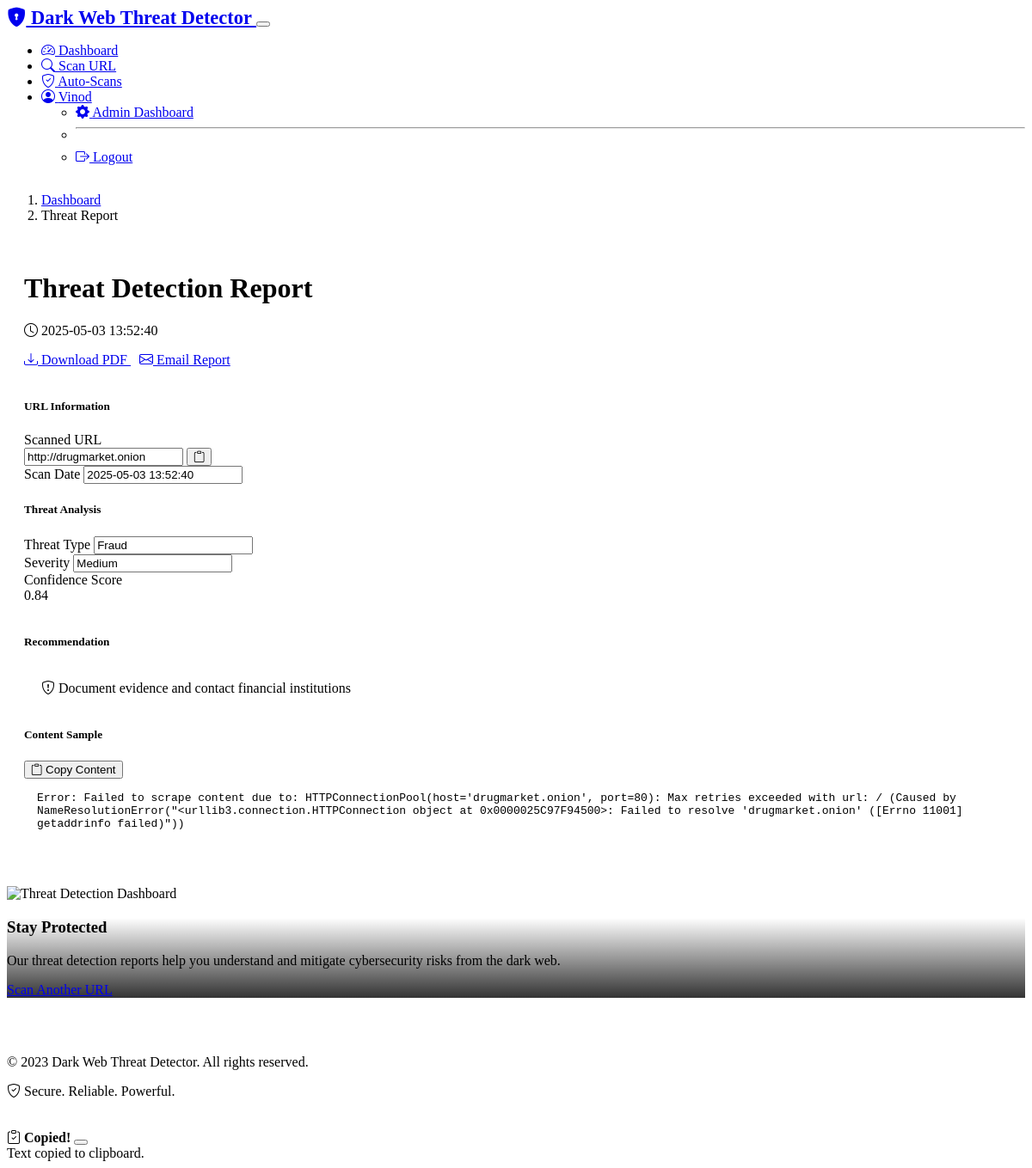
Page /report/1 (signed in) on the committed database.
### models.py (models this page shows, shortened)
class User(UserMixin, db.Model):
    id = db.Column(db.Integer, primary_key=True)
    username = db.Column(db.String(64), unique=True, nullable=False)
    email = db.Column(db.String(120), unique=True, nullable=False)
    password_hash = db.Column(db.String(256), nullable=False)
    created_at = db.Column(db.DateTime, default=datetime.utcnow)
    scans = db.relationship('Scan', backref='user', lazy=True)
    auto_scan_urls = db.relationship('AutoScanURL', backref='user', lazy=True)

class Scan(db.Model):
    id = db.Column(db.Integer, primary_key=True)
    url = db.Column(db.String(512), nullable=False)
    content = db.Column(db.Text)
    threat_type = db.Column(db.String(64))
    severity = db.Column(db.String(32))
    confidence_score = db.Column(db.Float)
    recommendation = db.Column(db.Text)
    description = db.Column(db.Text)
    ioc = db.Column(db.String(255))  # Indicator of Compromise (e.g., IP, domain, file hash)
    source = db.Column(db.String(128))  # Source of threat information
    created_at = db.Column(db.DateTime, default=datetime.utcnow)
    user_id = db.Column(db.Integer, db.ForeignKey('user.id'), nullable=False)
    auto_scan_url_id = db.Column(db.Integer, db.ForeignKey('auto_scan_url.id'), nullable=True)

### routes.py (the view)
@app.route('/report/<int:scan_id>')
@login_required
def report(scan_id):
    scan = Scan.query.get_or_404(scan_id)
    if scan.user_id != current_user.id:
        flash('Access denied. You do not have permission to view this report.', 'danger')
        return redirect(url_for('dashboard'))
    return render_template('report.html', title='Threat Report', scan=scan)

### models.py (called while the page is built)
@login_manager.user_loader
def load_user(user_id):
    return User.query.get(int(user_id))

### templates/report.html (shortened to what this page needs)
{% extends "base.html" %}
{% block content %}
<div class="row mb-4">
    <div class="col-12">
        <nav aria-label="breadcrumb">
            <ol class="breadcrumb">
                <li class="breadcrumb-item"><a href="{{ url_for('dashboard') }}">Dashboard</a></li>
                <li class="breadcrumb-item active" aria-current="page">Threat Report</li>
            </ol>
        </nav>
    </div>
</div>
<div class="report-container">
    <div class="report-header">
        <div class="row align-items-center">
            <div class="col-md-8">
                <h1 class="display-6 mb-2">Threat Detection Report</h1>
                <p class="text-muted mb-0">
                    <i class="bi bi-clock me-1"></i> {{ scan.created_at.strftime('%Y-%m-%d %H:%M:%S') }}
                </p>
            </div>
            <div class="col-md-4 text-md-end">
                <div class="btn-group" role="group">
                    <a href="{{ url_for('download_report', scan_id=scan.id) }}" class="btn btn-outline-primary action-button">
                        <i class="bi bi-download me-2"></i> Download PDF
                    </a>
                    <a href="{{ url_for('email_report', scan_id=scan.id) }}" class="btn btn-outline-info action-button" id="email-report-btn">
                        <i class="bi bi-envelope me-2"></i> Email Report
                    </a>
                </div>
            </div>
        </div>
    </div>
    <div class="row mb-4">
        <div class="col-md-6">
            <div class="card bg-dark h-100">
                <div class="card-header">
                    <h5 class="mb-0">URL Information</h5>
                </div>
                <div class="card-body">
                    <div class="mb-3">
                        <label class="form-label text-muted">Scanned URL</label>
                        <div class="input-group">
                            <input type="text" class="form-control" value="{{ scan.url }}" readonly>
                            <button class="btn btn-outline-secondary" type="button" onclick="copyToClipboard('{{ scan.url }}')">
                                <i class="bi bi-clipboard"></i>
                            </button>
                        </div>
                    </div>
                    <div class="mb-3">
                        <label class="form-label text-muted">Scan Date</label>
                        <input type="text" class="form-control" value="{{ scan.created_at.strftime('%Y-%m-%d %H:%M:%S') }}" readonly>
                    </div>
                </div>
            </div>
        </div>
        <div class="col-md-6">
            <div class="card bg-dark h-100">
                <div class="card-header">
                    <h5 class="mb-0">Threat Analysis</h5>
                </div>
                <div class="card-body">
                    <div class="row">
                        <div class="col-md-6 mb-3">
                            <label class="form-label text-muted">Threat Type</label>
                            <input type="text" class="form-control fw-bold" value="{{ scan.threat_type }}" readonly>
                        </div>
                        <div class="col-md-6 mb-3">
                            <label class="form-label text-muted">Severity</label>
                            <input type="text" class="form-control fw-bold {% if scan.severity == 'High' %}text-danger{% elif scan.severity == 'Medium' %}text-warning{% else %}text-info{% endif %}"
                                   value="{{ scan.severity }}" readonly>
                        </div>
                    </div>
                    <div class="mb-3">
                        <label class="form-label text-muted">Confidence Score</label>
                        <div class="d-flex align-items-center">
                            <span class="me-2 fw-bold">{{ "%.2f"|format(scan.confidence_score) }}</span>
                            <div class="confidence-meter flex-grow-1">
                                <div class="confidence-fill" data-score="{{ scan.confidence_score }}"></div>
                            </div>
                        </div>
                    </div>
                </div>
            </div>
        </div>
    </div>
    <div class="row mb-4">
        <div class="col-12">
            <div class="card bg-dark">
                <div class="card-header">
                    <h5 class="mb-0">Recommendation</h5>
                </div>
                <div class="card-body">
                    <div class="alert {% if scan.severity == 'High' %}alert-danger{% elif scan.severity == 'Medium' %}alert-warning{% else %}alert-info{% endif %}">
                        <i class="bi bi-shield-exclamation me-2"></i>
                        {{ scan.recommendation }}
                    </div>
                </div>
            </div>
        </div>
    </div>
    <div class="row">
        <div class="col-12">
            <div class="card bg-dark">
                <div class="card-header d-flex justify-content-between align-items-center">
                    <h5 class="mb-0">Content Sample</h5>
                    <button class="btn btn-sm btn-outline-secondary" onclick="copyToClipboard('{{ scan.content }}')">
                        <i class="bi bi-clipboard me-1"></i> Copy Content
                    </button>
                </div>
                <div class="card-body">
                    <div class="report-content">
                        {{ scan.content }}
                    </div>
                </div>
            </div>
        </div>
    </div>
</div>
<div class="row mt-5">
    <div class="col-12">
        <div class="card bg-dark border-0 rounded-3 overflow-hidden">
            <img src="https://images.unsplash.com/photo-1524114051012-0a2aa8dae4e1" class="card-img" alt="Threat Detection Dashboard">
            <div class="card-img-overlay d-flex flex-column justify-content-end" style="background: linear-gradient(to top, rgba(0,0,0,0.8), transparent);">
                <h3 class="card-title">Stay Protected</h3>
                <p class="card-text">Our threat detection reports help you understand and mitigate cybersecurity risks from the dark web.</p>
                <a href="{{ url_for('scan') }}" class="btn btn-primary">Scan Another URL</a>
            </div>
        </div>
    </div>
</div>
{% endblock %}

### templates/base.html (shortened to what this page needs)
<!DOCTYPE html>
<html lang="en" data-bs-theme="dark">
<head>
    <link rel="stylesheet" href="https://cdn.replit.com/agent/bootstrap-agent-dark-theme.min.css">
    <link rel="stylesheet" href="https://cdn.jsdelivr.net/npm/bootstrap-icons@1.11.0/font/bootstrap-icons.css">
    <link rel="stylesheet" href="{{ url_for('static', filename='css/style.css') }}">
</head>
<body>
    <nav class="navbar navbar-expand-lg navbar-dark bg-dark">
        <div class="container">
            <a class="navbar-brand" href="{{ url_for('index') }}">
                <i class="bi bi-shield-lock-fill text-primary me-2"></i>
                Dark Web Threat Detector
            </a>
            <button class="navbar-toggler" type="button" data-bs-toggle="collapse" data-bs-target="#navbarNav" aria-controls="navbarNav" aria-expanded="false" aria-label="Toggle navigation">
            </button>
            <div class="collapse navbar-collapse" id="navbarNav">
                <ul class="navbar-nav ms-auto">
                    {% if current_user.is_authenticated %}
                    <li class="nav-item">
                        <a class="nav-link {% if request.endpoint == 'dashboard' %}active{% endif %}" href="{{ url_for('dashboard') }}">
                            <i class="bi bi-speedometer2 me-1"></i> Dashboard
                        </a>
                    </li>
                    <li class="nav-item">
                        <a class="nav-link {% if request.endpoint == 'scan' %}active{% endif %}" href="{{ url_for('scan') }}">
                            <i class="bi bi-search me-1"></i> Scan URL
                        </a>
                    </li>
                    <li class="nav-item">
                        <a class="nav-link {% if request.endpoint == 'auto_scans' %}active{% endif %}" href="{{ url_for('auto_scans') }}">
                            <i class="bi bi-shield-check me-1"></i> Auto-Scans
                        </a>
                    </li>
                    <li class="nav-item dropdown">
                        <a class="nav-link dropdown-toggle" href="#" id="navbarDropdown" role="button" data-bs-toggle="dropdown" aria-expanded="false">
                            <i class="bi bi-person-circle me-1"></i> {{ current_user.username }}
                        </a>
                        <ul class="dropdown-menu dropdown-menu-end" aria-labelledby="navbarDropdown">
                            {% if current_user.id == 1 %}
                            <li><a class="dropdown-item" href="{{ url_for('admin_dashboard') }}">
                                <i class="bi bi-gear-fill me-1"></i> Admin Dashboard
                            </a></li>
                            <li><hr class="dropdown-divider"></li>
                            {% endif %}
                            <li><a class="dropdown-item" href="{{ url_for('logout') }}">
                                <i class="bi bi-box-arrow-right me-1"></i> Logout
                            </a></li>
                        </ul>
                    </li>
                    {% endif %}
                </ul>
            </div>
        </div>
    </nav>
    <div class="container content-wrapper py-4">
        {% block content %}{% endblock %}
    </div>
    <footer class="footer">
        <div class="container">
            <div class="row">
                <div class="col-md-6">
                    <p class="mb-0">&copy; 2023 Dark Web Threat Detector. All rights reserved.</p>
                </div>
                <div class="col-md-6 text-md-end">
                    <p class="mb-0">
                        <i class="bi bi-shield-check text-primary me-1"></i> Secure. Reliable. Powerful.
                    </p>
                </div>
            </div>
        </div>
    </footer>
    <div class="position-fixed bottom-0 end-0 p-3" style="z-index: 5">
        <div id="copy-toast" class="toast" role="alert" aria-live="assertive" aria-atomic="true">
            <div class="toast-header">
                <i class="bi bi-clipboard-check text-success me-2"></i>
                <strong class="me-auto">Copied!</strong>
                <button type="button" class="btn-close" data-bs-dismiss="toast" aria-label="Close"></button>
            </div>
            <div class="toast-body">
                Text copied to clipboard.
            </div>
        </div>
    </div>
</body>
</html>

### static/css/style.css (style rules this page uses)
body { background-color: var(--bs-dark); min-height: 100vh; display: flex; flex-direction: column; }
.content-wrapper { flex: 1; }
.navbar-brand { font-weight: bold; font-size: 1.4rem; }
.confidence-meter { height: 10px; border-radius: 5px; background-color: var(--bs-gray-700); margin-top: 5px; overflow: hidden; }
.confidence-fill { height: 100%; background-color: var(--bs-primary); }
.report-container { background-color: var(--bs-gray-800); border-radius: 10px; padding: 20px; margin-bottom: 30px; }
.report-header { border-bottom: 1px solid var(--bs-gray-700); padding-bottom: 15px; margin-bottom: 20px; }
.report-content { max-height: 300px; overflow-y: auto; background-color: var(--bs-gray-900); padding: 15px; border-radius: 5px; font-family: monospace; }
.action-button { margin-right: 10px; margin-bottom: 10px; }
.footer { padding: 20px 0; margin-top: 30px; background-color: var(--bs-gray-900); }
.alert { border-radius: 8px; padding: 15px 20px; }

### rows in the picture
User: username "Vinod"
Scan: created_at "2025-05-03 13:52:40", url "http://drugmarket.onion", threat_type "Fraud", severity "Medium", confidence_score "0.84", recommendation "Document evidence and contact financial institutions", content "Error: Failed to scrape content due to: HTTPConnectionPool(host='drugmarket.onion', port=80): Max retries exceeded with url: / (Caused by NameResolutionError(\"<urllib3.connection.HTTPConnection object at 0x0000025C97F94500>: Failed to resolve 'drugmarket.onion' ([Errno 11001] getaddrinfo failed)\"))"
